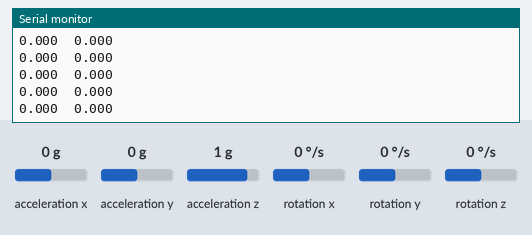
The sketch below on a simulated Arduino Uno, built with avr-gcc and run on an emulated ATmega328P. Shown: the last lines printed to the serial monitor. Wiring (inferred from the names in the program): MPU-6050 motion sensor at I2C address 0x68. The test bench sets the inputs (shaded band); at power-on: acceleration x 0 g, acceleration y 0 g, acceleration z 1 g, rotation x 0 °/s, rotation y 0 °/s, rotation z 0 °/s.

Above: at 1.2 s.
1.3 s: acceleration x set to 0.8 g
At 2.0 s:
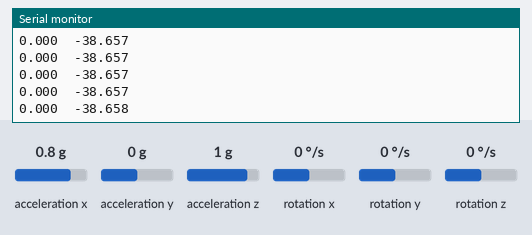
4.3 s: acceleration y set to -1.4 g
At 4.8 s:
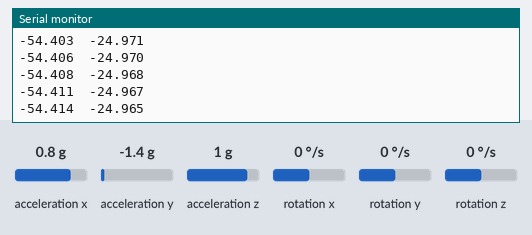
5.8 s: acceleration z set to -1.4 g
At 6.4 s:
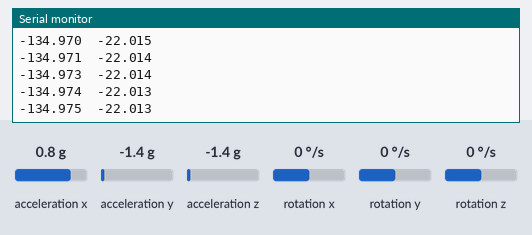
Timing chart, 0 to 8.8 s (numbered marks = the images above; inputs shaded):
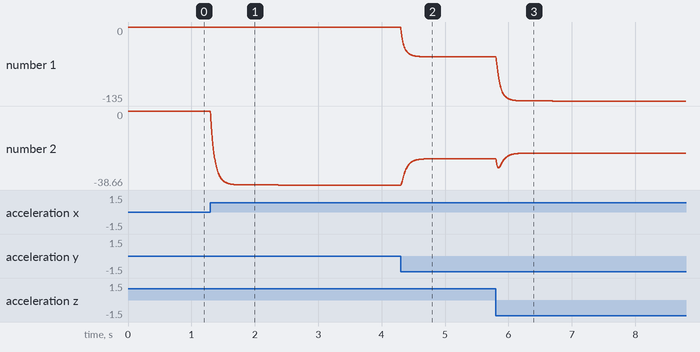

Measured:
- after the input at 1.3 s, the serial monitor: prints a new line at once (image 1)
- plotted number 2: 0 → -38.66 after the input at 1.3 s

The sketch:

3_acc_angle.ino
```cpp
#include<Wire.h>
const int MPU_addr=0x68;
float AcX,AcY,AcZ,Tmp,GyX,GyY,GyZ;
float SampleFrequency = 250, dt = 1/SampleFrequency, loop_timer = 1000000*dt, t;
float acc_sensitivity=4096;
float AcX_P,AcY_P,AcZ_P;
float amx, amy, amz;
float phi_acc, th_acc;

void setup(){
  Serial.begin(115200);
  Wire.begin();
  TWBR = 12;
  setup_mpu_6050_registers();
  t=micros();
}

void loop(){
  read_mpu_6050_data();
  LPF_acc();
  acc_angle_calc();
  print_acc_angles();

  while(micros()-t < loop_timer){}
  t=micros();
}

void setup_mpu_6050_registers(){
  //Activate the MPU-6050
  Wire.beginTransmission(MPU_addr);                                    //Start communicating with the MPU-6050
  Wire.write(0x6B);                                                    //Send the requested starting register
  Wire.write(0x00);                                                    //Set the requested starting register
  Wire.endTransmission(true);                                          //End the transmission
  //Configure the accelerometer (+/-8g)
  Wire.beginTransmission(MPU_addr);                                    //Start communicating with the MPU-6050
  Wire.write(0x1C);                                                    //Send the requested starting register
  Wire.write(0x10);                                                    //Set the requested starting register
  Wire.endTransmission(true);                                          //End the transmission
  //Configure the gyro (500dps full scale)
  Wire.beginTransmission(MPU_addr);                                    //Start communicating with the MPU-6050
  Wire.write(0x1B);                                                    //Send the requested starting register
  Wire.write(0x08);                                                    //Set the requested starting register
  Wire.endTransmission(true);                                          //End the transmission
  //low pass filter
  Wire.beginTransmission(MPU_addr);                                    //Start communicating with the MPU-6050
  Wire.write(0x1A);                                                    //Send the requested starting register
  Wire.write(0x03);                                                    //Set the requested starting register
  Wire.endTransmission(true);
}

void read_mpu_6050_data(){
  Wire.beginTransmission(MPU_addr);
  Wire.write(0x3B);  // starting with register 0x3B (ACCEL_XOUT_H)
  Wire.endTransmission(false);
  Wire.requestFrom(MPU_addr,14,true);  // request a total of 14 registers
  while(Wire.available() < 14);
  AcX=Wire.read()<<8|Wire.read();  // 0x3B (ACCEL_XOUT_H) & 0x3C (ACCEL_XOUT_L)
  AcY=Wire.read()<<8|Wire.read();  // 0x3D (ACCEL_YOUT_H) & 0x3E (ACCEL_YOUT_L)
  AcZ=Wire.read()<<8|Wire.read();  // 0x3F (ACCEL_ZOUT_H) & 0x40 (ACCEL_ZOUT_L)
  Tmp=Wire.read()<<8|Wire.read();  // 0x41 (TEMP_OUT_H) & 0x42 (TEMP_OUT_L)
  GyX=Wire.read()<<8|Wire.read();  // 0x43 (GYRO_XOUT_H) & 0x44 (GYRO_XOUT_L)
  GyY=Wire.read()<<8|Wire.read();  // 0x45 (GYRO_YOUT_H) & 0x46 (GYRO_YOUT_L)
  GyZ=Wire.read()<<8|Wire.read();  // 0x47 (GYRO_ZOUT_H) & 0x48 (GYRO_ZOUT_L)
}

void LPF_acc(){
  float k = 0.05;
  AcX = AcX*k + (1-k)*AcX_P;
  AcY = AcY*k + (1-k)*AcY_P;
  AcZ = AcZ*k + (1-k)*AcZ_P;
  AcX_P = AcX;
  AcY_P = AcY;
  AcZ_P = AcZ;
}

void acc_angle_calc(){
  amx = AcX/acc_sensitivity;
  amy = AcY/acc_sensitivity;
  amz = AcZ/acc_sensitivity;

  float g = sqrt(amx*amx + amy*amy + amz*amz);
  phi_acc = atan2(amy,amz);
  th_acc = -asin(amx/g);
}

void print_acc_angles(){
  Serial.print(phi_acc*180/PI,3); Serial.print("\t");
  Serial.println(th_acc*180/PI,3);
}
```
